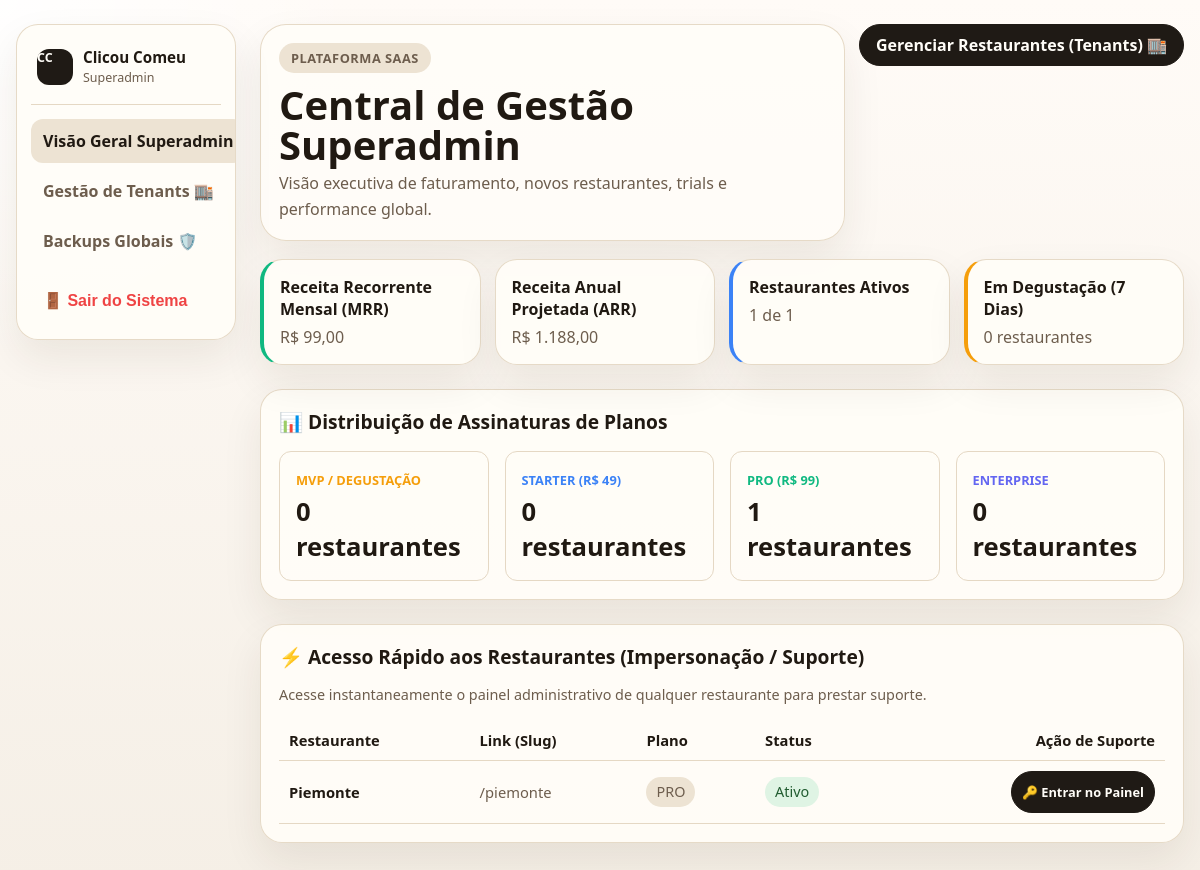
Page /admin (signed in) on the earlier database version.
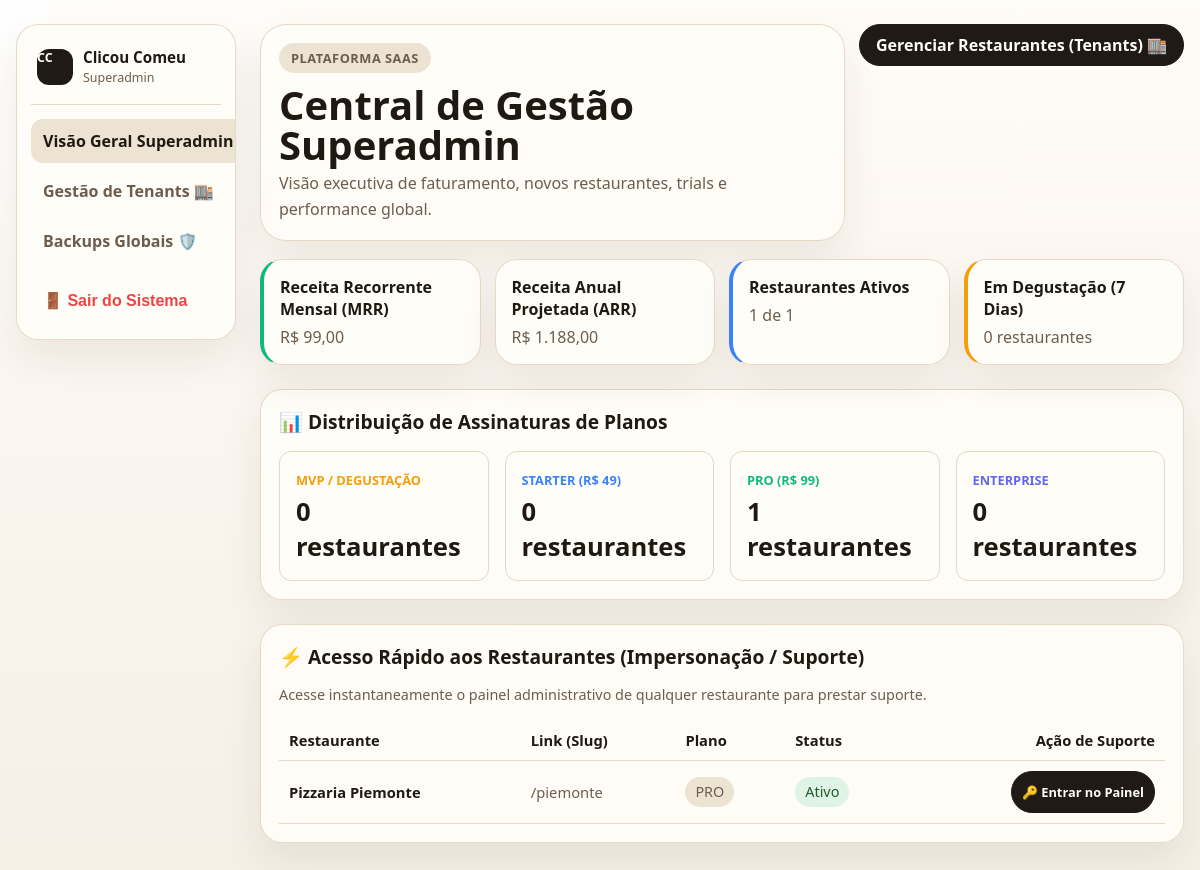
Same page on the later database version.
### tables this page shows
CREATE TABLE `tenants` (
  `id` bigint unsigned NOT NULL AUTO_INCREMENT,
  `nome` varchar(150) NOT NULL,
  `slug` varchar(120) NOT NULL,
  `razao_social` varchar(180) DEFAULT NULL,
  `documento` varchar(30) DEFAULT NULL,
  `telefone` varchar(30) DEFAULT NULL,
  `whatsapp` varchar(30) DEFAULT NULL,
  `email` varchar(150) DEFAULT NULL,
  `logo` varchar(255) DEFAULT NULL,
  `cor_primaria` varchar(20) DEFAULT NULL,
  `cor_secundaria` varchar(20) DEFAULT NULL,
  `endereco` varchar(255) DEFAULT NULL,
  `cidade` varchar(100) DEFAULT NULL,
  `uf` char(2) DEFAULT NULL,
  `timezone` varchar(80) NOT NULL DEFAULT 'America/Sao_Paulo',
  `status` enum('ativo','bloqueado','cancelado') NOT NULL DEFAULT 'ativo',
  `plano` varchar(50) DEFAULT NULL,
  `criado_em` datetime NOT NULL DEFAULT CURRENT_TIMESTAMP,
  `atualizado_em` datetime NOT NULL DEFAULT CURRENT_TIMESTAMP ON UPDATE CURRENT_TIMESTAMP,
  PRIMARY KEY (`id`),
  UNIQUE KEY `slug` (`slug`)
);

### app/Views/admin/index.php (the view, shortened to what the changed rows need)
<!DOCTYPE html>
<html lang="pt-BR">
<head>
    <link rel="stylesheet" href="<?= htmlspecialchars(asset('assets/css/backoffice.css'), ENT_QUOTES, 'UTF-8') ?>">
</head>
<body class="backoffice-body">
    <main class="backoffice-shell">
        <div class="backoffice-layout">
            <?php $backofficeSection = 'admin'; require __DIR__ . '/../partials/backoffice-sidebar.php'; ?>
            <div class="backoffice-content">
                <header class="backoffice-topbar">
                    <div class="backoffice-brand">
                        <span class="backoffice-kicker">Plataforma SaaS</span>
                        <h1 class="backoffice-title">Central de Gestão Superadmin</h1>
                        <p class="backoffice-subtitle">Visão executiva de faturamento, novos restaurantes, trials e performance global.</p>
                    </div>
                    <div class="backoffice-actions">
                        <a class="bo-link bo-link-primary" href="/admin/tenants">Gerenciar Restaurantes (Tenants) 🏬</a>
                    </div>
                </header>
                <section class="bo-stats-grid" style="margin-bottom: 24px;">
                    <article class="bo-stat" style="border-left: 4px solid #10b981;">
                        <strong>Receita Recorrente Mensal (MRR)</strong>
                        <span>R$ <?= number_format((float) ($metrics['mrr'] ?? 0), 2, ',', '.') ?></span>
                    </article>
                    <article class="bo-stat">
                        <strong>Receita Anual Projetada (ARR)</strong>
                        <span>R$ <?= number_format((float) ($metrics['arr'] ?? 0), 2, ',', '.') ?></span>
                    </article>
                    <article class="bo-stat" style="border-left: 4px solid #3b82f6;">
                        <strong>Restaurantes Ativos</strong>
                        <span><?= (int) ($metrics['active_tenants'] ?? 0) ?> de <?= (int) ($metrics['total_tenants'] ?? 0) ?></span>
                    </article>
                    <article class="bo-stat" style="border-left: 4px solid #f59e0b;">
                        <strong>Em Degustação (7 Dias)</strong>
                        <span><?= (int) ($metrics['trials_count'] ?? 0) ?> restaurantes</span>
                    </article>
                </section>
                <section class="bo-panel" style="margin-bottom: 24px;">
                    <h2 class="bo-section-title">📊 Distribuição de Assinaturas de Planos</h2>
                    <div style="display: grid; grid-template-columns: repeat(auto-fit, minmax(200px, 1fr)); gap: 16px; margin-top: 16px;">
                        <?php
                        $plans = [
                            'mvp' => ['label' => 'MVP / Degustação', 'color' => '#f59e0b'],
                            'starter' => ['label' => 'Starter (R$ 49)', 'color' => '#3b82f6'],
                            'pro' => ['label' => 'Pro (R$ 99)', 'color' => '#10b981'],
                            'enterprise' => ['label' => 'Enterprise', 'color' => '#6366f1'],
                        ];
                        foreach ($plans as $key => $info):
                            $count = (int) ($metrics['plans_breakdown'][$key] ?? 0);
                        ?>
                            <div style="padding: 16px; border-radius: 12px; background: rgba(255,255,255,0.05); border: 1px solid var(--bo-line);">
                                <span style="font-size: 0.8rem; font-weight: 700; color: <?= $info['color'] ?>; text-transform: uppercase;"><?= htmlspecialchars($info['label'], ENT_QUOTES, 'UTF-8') ?></span>
                                <div style="font-size: 1.6rem; font-weight: 900; margin-top: 4px;"><?= $count ?> restaurantes</div>
                            </div>
                        <?php endforeach; ?>
                    </div>
                </section>
                <section class="bo-panel">
                    <h2 class="bo-section-title">⚡ Acesso Rápido aos Restaurantes (Impersonação / Suporte)</h2>
                    <p style="color: var(--bo-muted); font-size: 0.9rem; margin-bottom: 16px;">Acesse instantaneamente o painel administrativo de qualquer restaurante para prestar suporte.</p>
                    <div style="overflow-x: auto;">
                        <table style="width: 100%; border-collapse: collapse; font-size: 0.92rem;">
                            <thead>
                                <tr style="border-bottom: 1px solid var(--bo-line); text-align: left;">
                                    <th style="padding: 10px;">Restaurante</th>
                                    <th style="padding: 10px;">Link (Slug)</th>
                                    <th style="padding: 10px;">Plano</th>
                                    <th style="padding: 10px;">Status</th>
                                    <th style="padding: 10px; text-align: right;">Ação de Suporte</th>
                                </tr>
                            </thead>
                            <tbody>
                                <?php foreach ($tenants as $t): ?>
                                    <tr style="border-bottom: 1px solid var(--bo-line);">
                                        <td style="padding: 10px; font-weight: 700;"><?= htmlspecialchars((string) $t['nome'], ENT_QUOTES, 'UTF-8') ?></td>
                                        <td style="padding: 10px; color: var(--bo-muted);">/<?= htmlspecialchars((string) $t['slug'], ENT_QUOTES, 'UTF-8') ?></td>
                                        <td style="padding: 10px;"><span class="bo-chip"><?= htmlspecialchars(strtoupper((string) ($t['plano'] ?? 'mvp')), ENT_QUOTES, 'UTF-8') ?></span></td>
                                        <td style="padding: 10px;">
                                            <span class="bo-badge bo-badge-<?= htmlspecialchars((string) ($t['status'] ?? 'ativo'), ENT_QUOTES, 'UTF-8') ?>">
                                                <?= htmlspecialchars(ucfirst((string) ($t['status'] ?? 'ativo')), ENT_QUOTES, 'UTF-8') ?>
                                            </span>
                                        </td>
                                        <td style="padding: 10px; text-align: right;">
                                            <a href="/admin/tenants/<?= (int) $t['id'] ?>/acessar" class="bo-btn bo-btn-primary" style="padding: 4px 10px; font-size: 0.8rem; text-decoration: none;">
                                                🔑 Entrar no Painel
                                            </a>
                                        </td>
                                    </tr>
                                <?php endforeach; ?>
                            </tbody>
                        </table>
                    </div>
                </section>
            </div>
        </div>
    </main>
</body>
</html>

### app/Helpers/Router.php (shortened to what the changed rows need)
<?php
class Router
{
    private array $routes = [];
    public function dispatch(Request $request, Response $response, Container $container): void
    {
        $method = $request->method();
        $path = rtrim($request->path(), '/') ?: '/';
        foreach ($this->routes[$method] ?? [] as $route) {
            $params = $this->match($route['path'], $path);
            if ($params === null) {
                continue;
            }
            $handler = $route['handler'];
            if (is_array($handler)) {
                [$class, $action] = $handler;
                $controller = $container->has($class) ? $container->get($class) : new $class($container);
                $controller->{$action}($request, $response, $params);
                return;
            }
            return;
        }
    }
    private function addRoute(string $method, string $path, callable|array $handler, array $middleware): void
    {
        $this->routes[$method][] = [
            'path' => rtrim($path, '/') ?: '/',
            'handler' => $handler,
            'middleware' => $middleware,
        ];
    }
    private function match(string $routePath, string $path): ?array
    {
        $pattern = preg_replace('#\{([a-zA-Z_][a-zA-Z0-9_]*)\}#', '(?P<$1>[^/]+)', $routePath);
        $pattern = '#^' . $pattern . '$#';
        if (!preg_match($pattern, $path, $matches)) {
            return null;
        }
        return array_filter($matches, static fn ($key): bool => !is_int($key), ARRAY_FILTER_USE_KEY);
    }
}

### app/Views/partials/backoffice-sidebar.php (shortened to what the changed rows need)
<?php
$sessionPerfil = $_SESSION['perfil'] ?? null;
$backofficeSection = (string) ($backofficeSection ?? 'painel');
if ($sessionPerfil === 'superadmin') {
    $backofficeNav = [
        'admin' => ['label' => 'Visão Geral Superadmin', 'href' => '/admin', 'target' => '_self'],
        'tenants' => ['label' => 'Gestão de Tenants 🏬', 'href' => '/admin/tenants', 'target' => '_self'],
        'admin_backups' => ['label' => 'Backups Globais 🛡️', 'href' => '/admin/backups', 'target' => '_self'],
    ];
}
?>
<aside class="backoffice-sidebar" aria-label="Navegacao principal">
    <div class="backoffice-sidebar-brand">
        <span class="backoffice-sidebar-mark">CC</span>
        <div>
            <strong>Clicou Comeu</strong>
            <span><?= $sessionPerfil === 'superadmin' ? 'Superadmin' : 'Backoffice' ?></span>
        </div>
    </div>
    <nav class="backoffice-sidebar-nav">
        <?php foreach ($backofficeNav as $key => $item): ?>
            <a class="backoffice-sidebar-link<?= $backofficeSection === $key ? ' is-active' : '' ?>"
               href="<?= htmlspecialchars($item['href'], ENT_QUOTES, 'UTF-8') ?>"
               target="<?= $item['target'] ?>"
               <?= $backofficeSection === $key ? ' aria-current="page"' : '' ?>>
                <?= htmlspecialchars($item['label'], ENT_QUOTES, 'UTF-8') ?>
            </a>
        <?php endforeach; ?>
    </nav>
    <div style="margin-top: auto; padding-top: 16px; border-top: 1px solid rgba(255,255,255,0.1);">
        <form method="post" action="/logout">
            <button type="submit" class="backoffice-sidebar-link" style="width: 100%; border: none; background: transparent; cursor: pointer; text-align: left; color: #ef4444; font-weight: 600;">
                🚪 Sair do Sistema
            </button>
        </form>
    </div>
</aside>

Differences in the rows shown:
removed tenants: nome "Piemonte", slug "piemonte", plano "PRO", status "Ativo"
added tenants: nome "Pizzaria Piemonte", slug "piemonte", plano "PRO", status "Ativo"
